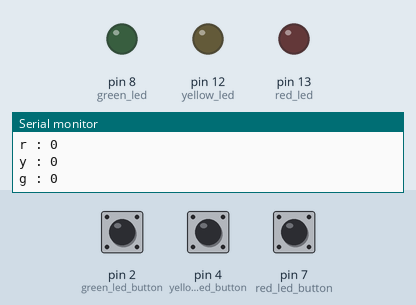
Bench run of a sketch on a simulated Arduino Uno, built with avr-gcc and run on an emulated ATmega328P. On the bench: output pins drawn as LEDs (lit = HIGH), the last lines printed to the serial monitor. The test bench sets the inputs (shaded band); at power-on: pin 2 (green_led_button) LOW, pin 4 (yellow_led_button) LOW, pin 7 (red_led_button) LOW.

Above: at 1.2 s.
1.3 s: pin 2 (green_led_button) pulled HIGH for 0.15 s
At 2.6 s:
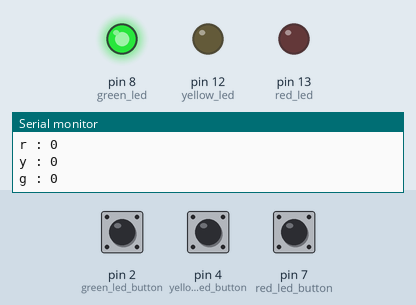
2.9 s: pin 4 (yellow_led_button) pulled HIGH for 0.15 s
At 4.1 s:
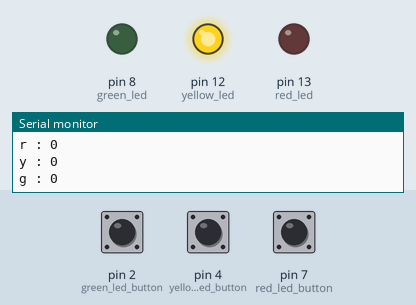
4.5 s: pin 7 (red_led_button) pulled HIGH for 0.15 s
At 5.5 s:
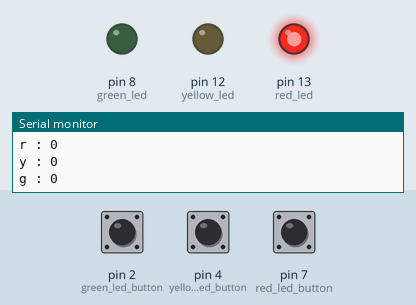
6.1 s: pin 2 (green_led_button) pulled HIGH for 1 s
At 7.0 s:
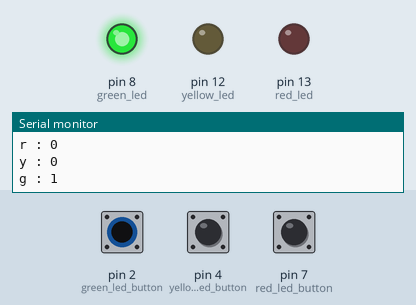
8.6 s: pin 4 (yellow_led_button) pulled HIGH for 1 s
At 9.2 s:
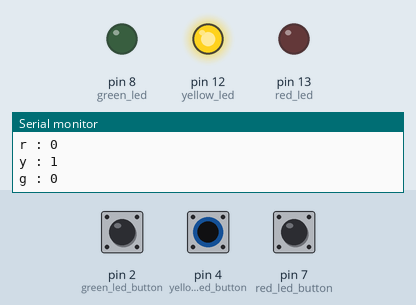
Timing chart, 0 to 11.6 s (numbered marks = the images above; inputs shaded):
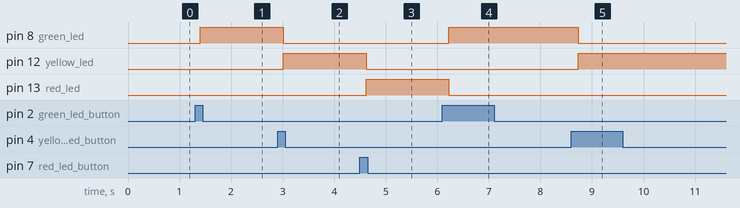

Measured:
- after the input at 1.3 s, pin 8 (green_led): LOW → HIGH after 0.11 s
- after the input at 2.9 s, pin 8 (green_led): HIGH → LOW after 0.11 s; pin 12 (yellow_led): LOW → HIGH after 0.11 s
- after the input at 4.5 s, pin 12 (yellow_led): HIGH → LOW after 0.12 s; pin 13 (red_led): LOW → HIGH after 0.12 s
- after the input at 6.1 s, pin 8 (green_led): LOW → HIGH after 0.12 s; pin 13 (red_led): HIGH → LOW after 0.12 s
- after the input at 8.6 s, pin 8 (green_led): HIGH → LOW after 0.13 s; pin 12 (yellow_led): LOW → HIGH after 0.13 s

The sketch:

quiz3_181204.ino
```cpp
//void setup() {
//  // put your setup code here, to run once:
//  pinMode(2, INPUT);
//  pinMode(4, INPUT);
//  pinMode(7, INPUT);
//
//  pinMode(8, OUTPUT);
//  pinMode(12, OUTPUT);
//  pinMode(13, OUTPUT);
//
//  Serial.begin(9600);
//}
//
//void loop() {
//  // put your main code here, to run repeatedly:
//  int red = digitalRead(7);
//  int yel = digitalRead(4);
//  int gre = digitalRead(2);
//
//  Serial.print("r : ");
//  Serial.println(red);
//  Serial.print("y : ");
//  Serial.println(yel);
//  Serial.print("g : ");
//  Serial.println(gre);
//  delay(100);
//
//  if(red == HIGH){
//    digitalWrite(13, HIGH);
//  }else{
//    digitalWrite(13, LOW);
//  }
//  if(yel == HIGH){
//    digitalWrite(12, HIGH);
//  }else{
//    digitalWrite(12, LOW);
//  }
//  if(gre == HIGH){
//    digitalWrite(8, HIGH);
//  }else{
//    digitalWrite(8, LOW);
//  }
//}

int red_button;
int yellow_button;
int green_button;

void setup() {
  // put your setup code here, to run once:
  pinMode(13, OUTPUT);  // red led
  pinMode(12, OUTPUT);  // yellow led
  pinMode(8, OUTPUT);   // green led
  pinMode(7, INPUT);    // red led button
  pinMode(4, INPUT);    // yellow led button
  pinMode(2, INPUT);    // green led button

  Serial.begin(9600);
}

void loop() {
  // put your main code here, to run repeatedly:
  red_button = digitalRead(7);
  yellow_button = digitalRead(4);
  green_button = digitalRead(2);

  Serial.print("r : ");
  Serial.println(red_button);
  Serial.print("y : ");
  Serial.println(yellow_button);
  Serial.print("g : ");
  Serial.println(green_button);

  delay(100);

  if(red_button == HIGH) {
    digitalWrite(13, HIGH);
    digitalWrite(12, LOW);
    digitalWrite(8, LOW);
  }

  if(yellow_button == HIGH) {
    digitalWrite(13, LOW);
    digitalWrite(12, HIGH);
    digitalWrite(8, LOW);
  }

  if(green_button == HIGH) {
    digitalWrite(13, LOW);
    digitalWrite(12, LOW);
    digitalWrite(8, HIGH);
  }
}
```
